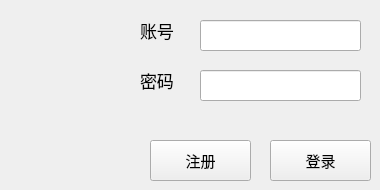
        <widget class="QWidget" name="page">
         <widget class="QPushButton" name="ButtonLogin">
          <property name="geometry">
           <rect>
            <x>270</x>
            <y>140</y>
            <width>101</width>
            <height>41</height>
           </rect>
          </property>
          <property name="font">
           <font>
            <family>微软雅黑 Light</family>
            <pointsize>11</pointsize>
            <weight>50</weight>
            <italic>false</italic>
            <bold>false</bold>
            <underline>false</underline>
            <strikeout>false</strikeout>
            <stylestrategy>PreferDefault</stylestrategy>
           </font>
          </property>
          <property name="cursor">
           <cursorShape>PointingHandCursor</cursorShape>
          </property>
          <property name="mouseTracking">
           <bool>false</bool>
          </property>
          <property name="tabletTracking">
           <bool>false</bool>
          </property>
          <property name="text">
           <string>登录</string>
          </property>
          <property name="autoDefault">
           <bool>false</bool>
          </property>
          <property name="default">
           <bool>false</bool>
          </property>
         </widget>
         <widget class="QLabel" name="label_1">
          <property name="geometry">
           <rect>
            <x>140</x>
            <y>10</y>
            <width>51</width>
            <height>41</height>
           </rect>
          </property>
          <property name="font">
           <font>
            <family>微软雅黑</family>
            <pointsize>13</pointsize>
           </font>
          </property>
          <property name="text">
           <string>账号</string>
          </property>
         </widget>
         <widget class="QLineEdit" name="account">
          <property name="geometry">
           <rect>
            <x>200</x>
            <y>20</y>
            <width>161</width>
            <height>31</height>
           </rect>
          </property>
          <property name="font">
           <font>
            <family>微软雅黑</family>
            <pointsize>13</pointsize>
           </font>
          </property>
          <property name="echoMode">
           <enum>QLineEdit::Normal</enum>
          </property>
         </widget>
         <widget class="QLabel" name="label_6">
          <property name="geometry">
           <rect>
            <x>140</x>
            <y>60</y>
            <width>51</width>
            <height>41</height>
           </rect>
          </property>
          <property name="font">
           <font>
            <family>微软雅黑</family>
            <pointsize>13</pointsize>
           </font>
          </property>
          <property name="text">
           <string>密码</string>
          </property>
         </widget>
         <widget class="QLineEdit" name="password">
          <property name="geometry">
           <rect>
            <x>200</x>
            <y>70</y>
            <width>161</width>
            <height>31</height>
           </rect>
          </property>
          <property name="font">
           <font>
            <family>微软雅黑</family>
            <pointsize>13</pointsize>
           </font>
          </property>
          <property name="echoMode">
           <enum>QLineEdit::Password</enum>
          </property>
         </widget>
         <widget class="QPushButton" name="ButtonLogin_2">
          <property name="geometry">
           <rect>
            <x>150</x>
            <y>140</y>
            <width>101</width>
            <height>41</height>
           </rect>
          </property>
          <property name="font">
           <font>
            <family>微软雅黑 Light</family>
            <pointsize>11</pointsize>
            <weight>50</weight>
            <italic>false</italic>
            <bold>false</bold>
            <underline>false</underline>
            <strikeout>false</strikeout>
            <stylestrategy>PreferDefault</stylestrategy>
           </font>
          </property>
          <property name="cursor">
           <cursorShape>PointingHandCursor</cursorShape>
          </property>
          <property name="mouseTracking">
           <bool>false</bool>
          </property>
          <property name="tabletTracking">
           <bool>false</bool>
          </property>
          <property name="text">
           <string>注册</string>
          </property>
          <property name="autoDefault">
           <bool>false</bool>
          </property>
          <property name="default">
           <bool>false</bool>
          </property>
         </widget>
        </widget>
